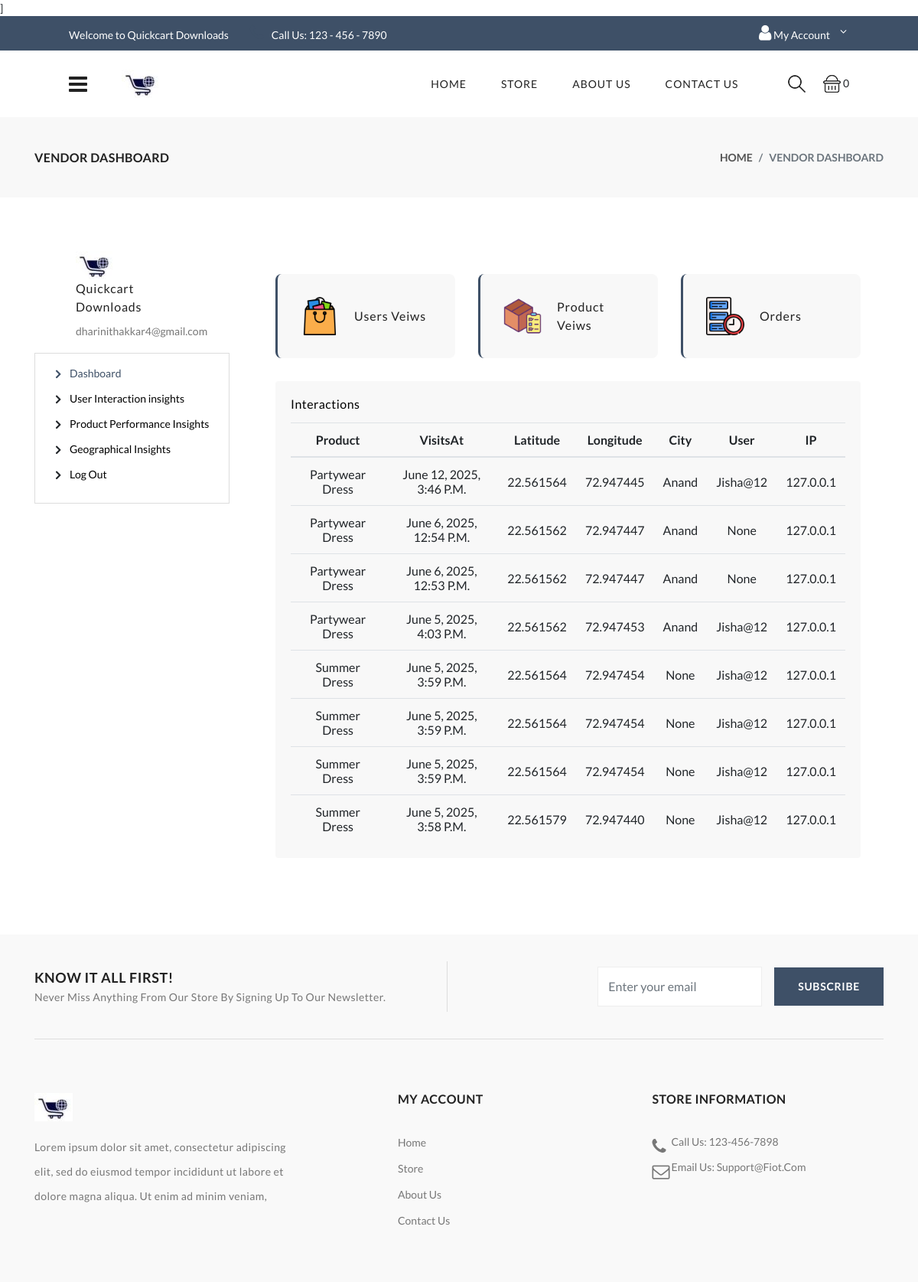
Page /geographical_insights/ on the committed database.
### store/models.py (models this page shows, shortened)
class UserLocationLog(models.Model):
    user = models.ForeignKey(User, null=True, blank=True, on_delete=models.SET_NULL)
    product = models.ForeignKey(Product, on_delete=models.CASCADE)
    latitude = models.DecimalField(max_digits=9, decimal_places=6)
    longitude = models.DecimalField(max_digits=9, decimal_places=6)
    accuracy = models.FloatField(null=True, blank=True)
    timestamp = models.DateTimeField(auto_now_add=True)
    ip_address = models.GenericIPAddressField(null=True, blank=True)
    city = models.CharField(max_length=100, null=True, blank=True)
    address = models.TextField(null=True, blank=True)
    timestamp = models.DateTimeField(auto_now_add=True)

class Product(models.Model):
    Title = models.CharField(max_length=255)
    Price = models.DecimalField(max_digits=10, decimal_places=2)
    dp = models.DecimalField("Discounted Price", max_digits=10, decimal_places=2, null=True, blank=True)
    description = models.TextField()
    image = models.ImageField(upload_to='product_images/')
    cd = models.DateTimeField("Created Date", auto_now_add=True)
    stock = models.IntegerField(default=0)

### store/views.py (the view)
# urls.py: path('geographical_insights/', views.geographical_insights, name='geographical_insights'),
def geographical_insights(request):
    location_logs = UserLocationLog.objects.all().order_by('-timestamp')
    return render(request, 'store/geographical_insights.html', {
        'location_logs': location_logs,
    })

### store/templates/store/geographical_insights.html (shortened to what this page needs)
]{% load static %}
<!DOCTYPE html>
<html lang="en">
{% load static %}
<head>
{% load static %}
<link rel="stylesheet" href="{% static 'font-awesome-4.7.0/css/font-awesome.css' %}">
<link rel="stylesheet" href="{% static 'font-awesome-4.7.0/css/font-awesome.min.css' %}">
<link rel="stylesheet" href="{% static 'css/slick.css' %}">
<link rel="stylesheet" href="{% static 'css/slick-theme.css' %}">
<link rel="stylesheet" href="{% static 'css/animate.css' %}">
<link rel="stylesheet" href="{% static 'css/themify-icons.css' %}">
<link rel="stylesheet" href="{% static 'css/bootstrap.css' %}">
<link rel="stylesheet" href="{% static 'css/color19.css' %}" media="screen" id="color">
</head>
<body>
    <header class="header-tools marketplace">
        <div class="top-header">
            <div class="container-fluid custom-container">
                <div class="row">
                    <div class="col-lg-6">
                        <div class="header-contact">
                            <ul>
                                <li>Welcome to Quickcart Downloads</li>
                                <li><i class="fa fa-phone" aria-hidden="true"></i>Call Us: 123 - 456 - 7890</li>
                            </ul>
                        </div>
                    </div>
                    <div class="col-lg-6 text-right">
                        <ul class="header-dropdown">
                            <li class="onhover-dropdown mobile-account"> <span data-brackets-id="5088" class="fa fa-user"></span>
                                My Account
                            </li>
                        </ul>
                    </div>
                </div>
            </div>
        </div>
        <div class="container-fluid custom-container">
            <div class="row">
                <div class="col-sm-12">
                    <div class="main-menu">
                        <div class="menu-left">
                            <div class="navbar">
                                <a href="javascript:void(0)" onclick="openNav()">
                                    <div class="bar-style"><i class="fa fa-bars sidebar-bar" aria-hidden="true"></i>
                                    </div>
                                </a>
                            </div>
                            <div class="brand-logo">
                                <a href="{% url 'index' %}"><img src="{%static 'images/logo.jpg' %}"
                                        class="img-fluid blur-up lazyload" alt="Logo"></a>
                            </div>
                        </div>
                        <div class="menu-right pull-right">
                            <div>
                                <nav id="main-nav">
                                    <ul id="main-menu" class="sm pixelstrap sm-horizontal">
                                        <li>
                                            <a href="{% url 'index' %}">Home</a>
                                        </li>
                                        <li class="onhover-dropdownn">
                                           <a href="{%url 'shop' %}">Store</a>
                                        </li>
                                        <li>
                                        <li>
                                            <a href="{% url 'about' %}">About Us</a>
                                        </li>
                                        <li>
                                            <a href="{% url 'contact' %}">Contact Us</a>
                                        </li>
                                </nav>
                            </div>
                            <div>
                                <div class="icon-nav">
                                    <ul>
                                        <li class="onhover-div mobile-search">
                                        <div>
                                            <img src="images/search.png" onclick="openSearch()" class="img-fluid " alt="">
                                        </div>
                                    </li>
                                    <li class="onhover-div mobile-cart">
                                    <div>
                                        <img src="{% static 'images/cart.png' %}" class="img-fluid" alt="Cart Icon">
                                        <span id="cart-message" class="cart-message">
                                        {% if cart_items %}
                                            {{ cart_items|length }}
                                        {% else %}
                                            0
                                        {% endif %}
                                        </span>
                                    </div>
                                    </li>
                            </div>
                        </div>
                    </div>
                </div>
            </div>
        </div>
    </header>
    <div class="breadcrumb-section">
        <div class="container">
            <div class="row">
                <div class="col-sm-6">
                    <div class="page-title">
                        <h2>vendor dashboard</h2>
                    </div>
                </div>
                <div class="col-sm-6">
                    <nav aria-label="breadcrumb" class="theme-breadcrumb">
                        <ol class="breadcrumb">
                            <li class="breadcrumb-item"><a href="{%url 'index' %}">Home</a></li>
                            <li class="breadcrumb-item active" aria-current="page">vendor dashboard</li>
                        </ol>
                    </nav>
                </div>
            </div>
        </div>
    </div>
    <section class="section-b-space">
        <div class="container">
            <div class="row">
                <div class="col-lg-3">
                    <div class="profile-top">
                            <div class="profile-image">
                                <img src="{% static 'images/logo.jpg' %}" alt="Logo" class="img-fluid">
                            </div>
                            <div class="profile-detail">
                                <h5>Quickcart Downloads</h5>
                                <h6>dharinithakkar4@gmail.com</h6>
                            </div>
                        </div>
                    <div class="dashboard-left">
                        <div class="block-content">
                            <ul>
                                <li class="active"><a href="{% url "vendor_dashboard" %}">Dashboard</a></li>
                                <li><a href="{%url 'user_insights' %}">User Interaction insights</a></li>
                                <li><a href="{% url 'product_performance_insights' %}">Product Performance Insights</a></li>
                                <li><a href="{% url 'geographical_insights' %}">Geographical Insights</a></li>
                                <li class="last"><a href="{%url 'logout' %}">Log Out</a></li>
                            </ul>
                        </div>
                    </div>
                </div>
                <div class="col-lg-9">
                    <div class="dashboard-right">
                        <div class="dashboard">
                            <div class="counter-section">
                                <div class="row">
                                    <div class="col-md-4">
                                        <div class="counter-box">
                                            <img src="{% static 'images/sale.png' %}" class="img-fluid">
                                            <div>
                                                <h5>Users Veiws</h5>
                                            </div>
                                        </div>
                                    </div>
                                    <div class="col-md-4">
                                        <div class="counter-box">
                                            <img src="{% static 'images/order.png' %}" class="img-fluid">
                                            <div>
                                                <h5>Product Veiws</h5>
                                            </div>
                                        </div>
                                    </div>
                                    <div class="col-md-4">
                                        <div class="counter-box">
                                            <img src="{% static 'images/homework.png' %}" class="img-fluid">
                                            <div>
                                                <h5>orders</h5>
                                            </div>
                                        </div>
                                    </div>
                                </div>
                            </div>
                            <div class="row">
                                <div class="col-lg-12">
                                    <div class="card dashboard-table">
                                        <div class="card-body">
                                           <h3>Interactions</h3>
                                            <table class="table table-responsive-sm mb-0">
                                                <thead>
                                                    <tr>
                                                    <th>Product</th>
                                                    <th>VisitsAt</th>
                                                    <th>Latitude</th>
                                                    <th>Longitude</th>
                                                    <th>City</th>
                                                    <th>User</th>
                                                    <th>IP</th>
                                                    </tr>
                                                </thead>
                                                <tbody>
                                                    {% for log in location_logs %}
                                                    <tr>
                                                    <td>{{ log.product.Title }}</td>
                                                    <td>{{ log.timestamp }}</td>
                                                    <td>{{ log.latitude }}</td>
                                                    <td>{{ log.longitude }}</td>
                                                    <td>{{ log.city }}</td>
                                                    <td>{{ log.user }}</td>
                                                    <td>{{ log.ip_address }}</td>
                                                    </tr>
                                                    {% endfor %}
                                                </tbody>
                                                </table>
                                        </div>
                                    </div>
                                </div>
                            </div>
                        </div>
                    </div>
                </div>
            </div>
        </div>
    </section>
    <footer class="footer-light">
        <div class="light-layout">
            <div class="container">
                <section class="small-section border-section border-top-0">
                    <div class="row">
                        <div class="col-lg-6">
                            <div class="subscribe">
                                <div>
                                    <h4>KNOW IT ALL FIRST!</h4>
                                    <p>Never Miss Anything From Our Store By Signing Up To Our Newsletter.</p>
                                </div>
                            </div>
                        </div>
                        <div class="col-lg-6">
                            <form
                                action="https://pixelstrap.us19.list-manage.com/subscribe/post?u=5a128856334b598b395f1fc9b&amp;id=082f74cbda"
                                class="form-inline subscribe-form auth-form needs-validation" method="post"
                                id="mc-embedded-subscribe-form" name="mc-embedded-subscribe-form" target="_blank">
                                <div class="form-group mx-sm-3">
                                    <input type="text" class="form-control" name="EMAIL" id="mce-EMAIL"
                                        placeholder="Enter your email" required="required">
                                </div>
                                <button type="submit" class="btn btn-solid" id="mc-submit">subscribe</button>
                            </form>
                        </div>
                    </div>
                </section>
            </div>
        </div>
        <section class="section-b-space light-layout">
            <div class="container">
                <div class="row footer-theme partition-f">
                    <div class="col-lg-4 col-md-6">
                        <div class="footer-contant">
                            <div class="footer-logo"><img src="{% static 'images/logo.jpg' %}" alt="Logo"></div>
                            <p>Lorem ipsum dolor sit amet, consectetur adipiscing elit, sed do eiusmod tempor incididunt
                                ut labore et dolore magna aliqua. Ut enim ad minim veniam,</p>
                        </div>
                    </div>
                    <div class="col offset-xl-1">
                        <div class="sub-title">
                            <div class="footer-title">
                                <h4>my account</h4>
                            </div>
                            <div class="footer-contant">
                                <ul>
                                    <li><a href="index.html">home</a></li>
                                    <li><a href="#">store</a></li>
                                    <li><a href="#">about us</a></li>
                                    <li><a href="#">contact us</a></li>
                                </ul>
                            </div>
                        </div>
                    </div>
                    <div class="col">
                        <div class="sub-title">
                            <div class="footer-title">
                                <h4>store information</h4>
                            </div>
                            <div class="footer-contant">
                                <ul class="contact-list">
                                    <li><i class="fa fa-phone"></i>Call Us: 123-456-7898</li>
                                    <li><i class="fa fa-envelope-o"></i>Email Us: <a href="#">Support@Fiot.com</a></li>
                                </ul>
                            </div>
                        </div>
                    </div>
                </div>
            </div>
        </section>
    </footer>
</body>
</html>

### rows in the picture
UserLocationLog: product.Title "Partywear Dress", timestamp "June 12, 2025, 3:46 P.m.", latitude "22.561564", longitude "72.947445", city "Anand", user "Jisha@12", ip_address "127.0.0.1"
UserLocationLog: product.Title "Partywear Dress", timestamp "June 6, 2025, 12:54 P.m.", latitude "22.561562", longitude "72.947447", city "Anand", user "None", ip_address "127.0.0.1"
UserLocationLog: product.Title "Partywear Dress", timestamp "June 6, 2025, 12:53 P.m.", latitude "22.561562", longitude "72.947447", city "Anand", user "None", ip_address "127.0.0.1"
UserLocationLog: product.Title "Partywear Dress", timestamp "June 5, 2025, 4:03 P.m.", latitude "22.561562", longitude "72.947453", city "Anand", user "Jisha@12", ip_address "127.0.0.1"
UserLocationLog: product.Title "Summer Dress", timestamp "June 5, 2025, 3:59 P.m.", latitude "22.561564", longitude "72.947454", city "None", user "Jisha@12", ip_address "127.0.0.1"
UserLocationLog: product.Title "Summer Dress", timestamp "June 5, 2025, 3:59 P.m.", latitude "22.561564", longitude "72.947454", city "None", user "Jisha@12", ip_address "127.0.0.1"
UserLocationLog: product.Title "Summer Dress", timestamp "June 5, 2025, 3:59 P.m.", latitude "22.561564", longitude "72.947454", city "None", user "Jisha@12", ip_address "127.0.0.1"
UserLocationLog: product.Title "Summer Dress", timestamp "June 5, 2025, 3:58 P.m.", latitude "22.561579", longitude "72.947440", city "None", user "Jisha@12", ip_address "127.0.0.1"
